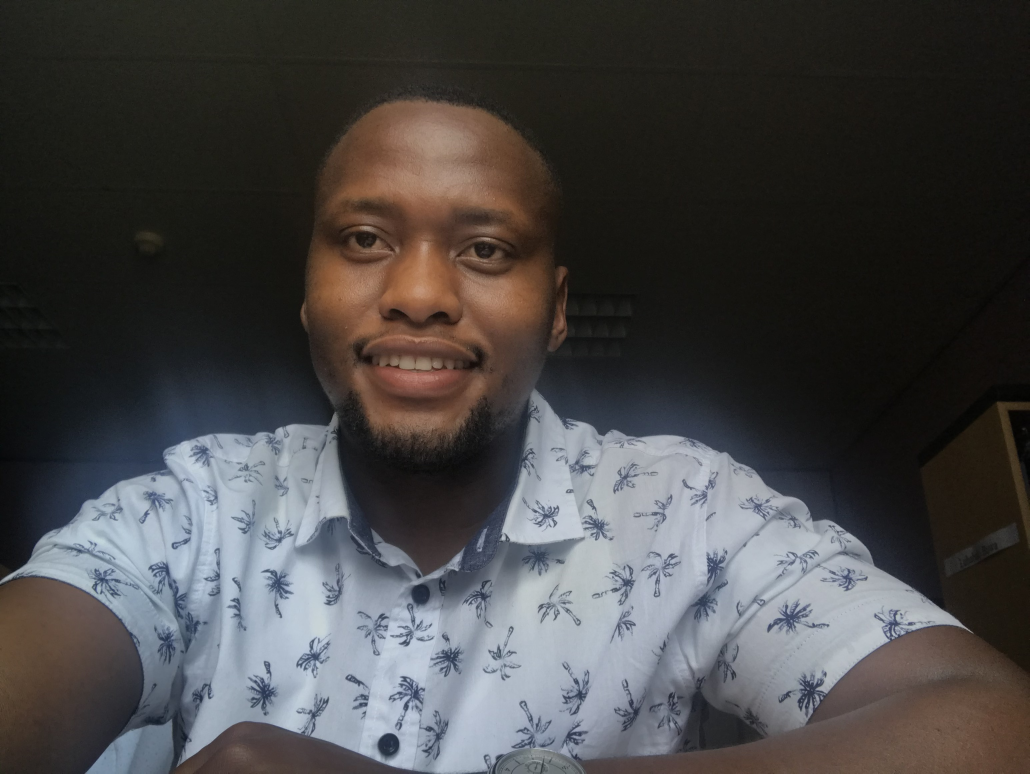
#> input picture Prac - 4/Sexy.jpg, 3088 x 2320 px (shown at 1/3 size)
$ python 'Visual Cryptography.py'
#> lines starting #> are read from the running program, lines starting #| are printed output that depends on the picture; after the words box and inside, x2 and y2 are one past the last pixel; in counts of white or black regions, pixels touching at a corner belong together
import cv2
import numpy as np

original = cv2.imread('Sexy.jpg')
#> original is the input picture: shape (2320, 3088, 3); mean B, G, R 70.1, 70, 71.4
row= int(original.shape[0] *0.25)
#> row = 580
cols = int(original.shape[1] * 0.15)
#> cols = 463
new_Size = (row, cols)
#> new_Size = (580, 463)
reSize = cv2.resize(original, new_Size, interpolation= cv2.INTER_AREA)
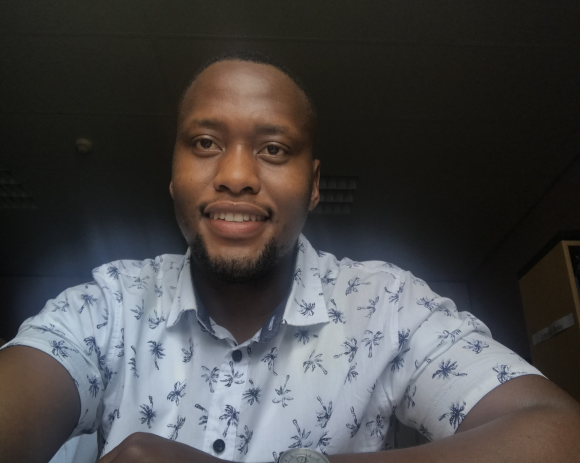
#> reSize: shape (463, 580, 3); mean B, G, R 70.1, 70, 71.4
gray = cv2.cvtColor(reSize, cv2.COLOR_BGR2GRAY)
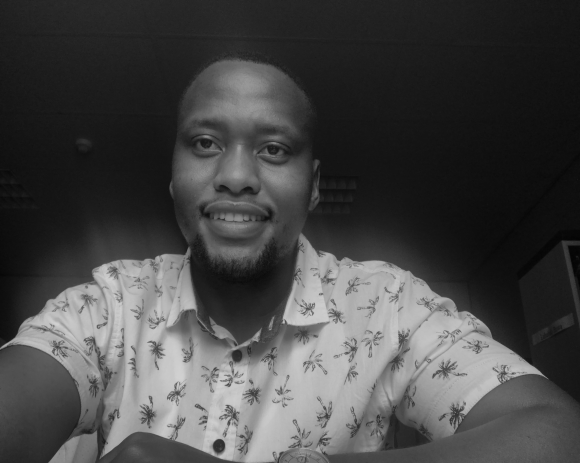
#> gray: shape (463, 580); min 4, max 209, mean 70.4
ret, threshold = cv2.threshold(gray, 60, 255, cv2.THRESH_BINARY)
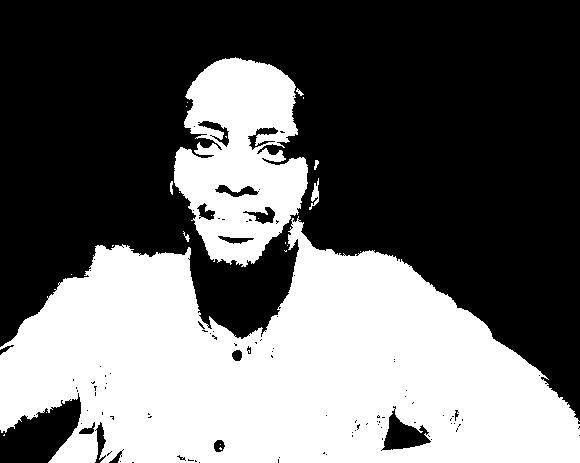
#> threshold: shape (463, 580); 40.9% white; 24 white regions (17 under 20 px), largest, box (x1, y1, x2, y2) and area: (0, 216, 580, 463) 91257, (174, 57, 308, 267) 18210, (309, 178, 319, 210) 135


row, cols = threshold.shape
#> row = 463; cols = 580
pixel_row = 0
new_RowOne = []
new_RowTwo = []
number = 1
white = [255, 255, 255]
black = [1, 1, 1]
while pixel_row < row:
    new_Col1_One = []
    new_Col1_Two = []
    new_Col2_One = []
    new_Col2_Two = []
    pixel_col = 0
    while pixel_col < cols:
        if threshold[pixel_row, pixel_col] == 255:
            if number == 1:
                number = 0
                new_Col1_One.append(1)
                new_Col1_Two.append(255)
                new_Col2_One.append(255)
                new_Col2_Two.append(1)
            else:
                number = 1
                new_Col1_One.append(255)
                new_Col1_Two.append(1)
                new_Col2_One.append(1)
                new_Col2_Two.append(255)

        if threshold[pixel_row, pixel_col] == 1 or threshold[pixel_row, pixel_col] == 0:
            if number == 1:
                number = 0
                new_Col1_One.append(255)
                new_Col1_Two.append(1)
                new_Col2_One.append(1)
                new_Col2_Two.append(255)
            else:
                number = 1
                new_Col1_One.append(1)
                new_Col1_Two.append(255)
                new_Col2_One.append(255)
                new_Col2_Two.append(1)

        pixel_col = pixel_col + 1
    new_RowOne.append(new_Col1_One)
    new_RowTwo.append(new_Col2_One)
    new_RowOne.append(new_Col1_Two)
    new_RowTwo.append(new_Col2_Two)
    pixel_row = pixel_row + 1
#> after the loop, pixel_row = 463

print(threshold)
#> (printed output is left out)
print()
print(new_RowTwo)
#> (printed output is left out)
print()

while True:
    cv2.imshow('Original', reSize)
    cv2.imshow('Image one', new_RowOne)
    cv2.imshow('Image two', new_RowTwo)
    if cv2.waitKey(1) & 0xFF == ord('q'):
#> (key q is pressed here)
        break


cv2.destroyAllWindows()
